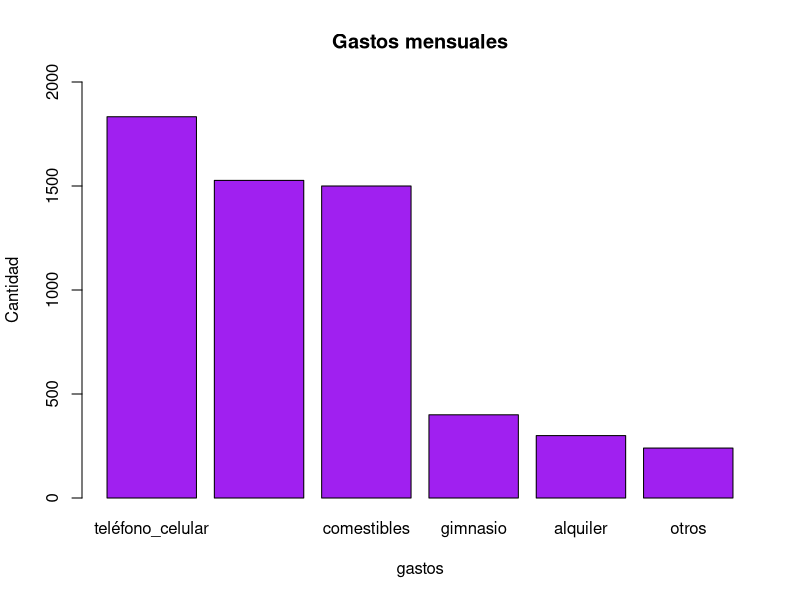

Write the R code that produced this figure.
# ANDREA KARENY PÉREZ PINEDA
# 20/08/2024
# 2093794
# IF

#PARTE 1 
#Gastos meusuales de una estudiante universitaria de MCF

teléfono_celular <- 300
transporte <- 240
comestibles <- 1527
gimnasio <- 400
alquiler <- 1500
otros <- 1833

#Gastos totales mensuales
300 + 240 + 1527 + 400 + 1500 + 1833

#Gastos por semestre escolar
5800 * 5 

#Gastos por año escolar
5800 * 10 

gastos <- c(teléfono_celular, transporte, comestibles, gimnasio, alquiler, otros)
gas <- c(300, 240, 1527, 400, 1500, 1833)

gastos <-c("teléfono_celular", "transporte", "comestibles", "gimnasio", "alquiler", "otros")
gas2 <- sort(gas, decreasing = T)


barplot(gas2, ylim = c(0,2000), 
        col = "purple",
        names.arg = gastos,
        xlab = "gastos",
        ylab = "Cantidad",
        main = "Gastos mensuales")





#PARTE 2 VARIABLES
#PROBLEMA 1
#Nombre del estudiante: CUALITATIVAS
#Fecha de nacimiento: CUANTITATIVAS
#Edad: CUANTITATIVA
#Dirección de casa: CUALITATIVAS
#Número de telefono: CUANTITATIVAS
#Área principal de estudio: CUALITATIVAS
#Grado de año universitario: primer año, segundo año, tercer año, último año: CUANTITATIVAS
#Puntaje de la prueba de mitad del período: CUALITATIVAS
#Calificación general: A,B,C,D,F:CUALITATIVAS 
#Tiempo: CUANTITATIVAS
#Número de hermanos: CUANTITATIVAS


#PROBLEMA 2
#árbol <- c(altura, edad, especie, estado)
#CUANTITATIVAS: altura, edad
#CUALITATIVAS: especie, estado

#PROBLEMA 3
#Es una variable cualitativa ya que se representa en categorías y no de una manera numérica. 


#PROBLEMA 4
#1INDIVIDUOS DE INTERÉS: estudiantes de universidades públicas
#VARIABLE: horas trabajadas por semana
#TIPO DE VARIABLE: cuantitativa
  
#2INDIVIDUOS DE INTERÉS: todosl los estudiantes universitarios de   México
#VARIABLE: proporción de estudiantes inscritos en universidades públicas
#TIPO DE VARIABLE:cualitativa

#3INDIVIDUOS DE INTERÉS: estudiantes femeninas y varones de universidades públicas
#VARIABLE:porcentaje de CENEVAL
#TIPO DE VARIABLE:cuantitativa

#4INDIVIDUOS DE INTERÉS:atletas universitarios y no universitarios
#VARIABLE:recibir asesoramiento académico
#TIPO DE VARIABLE:cualitativa

